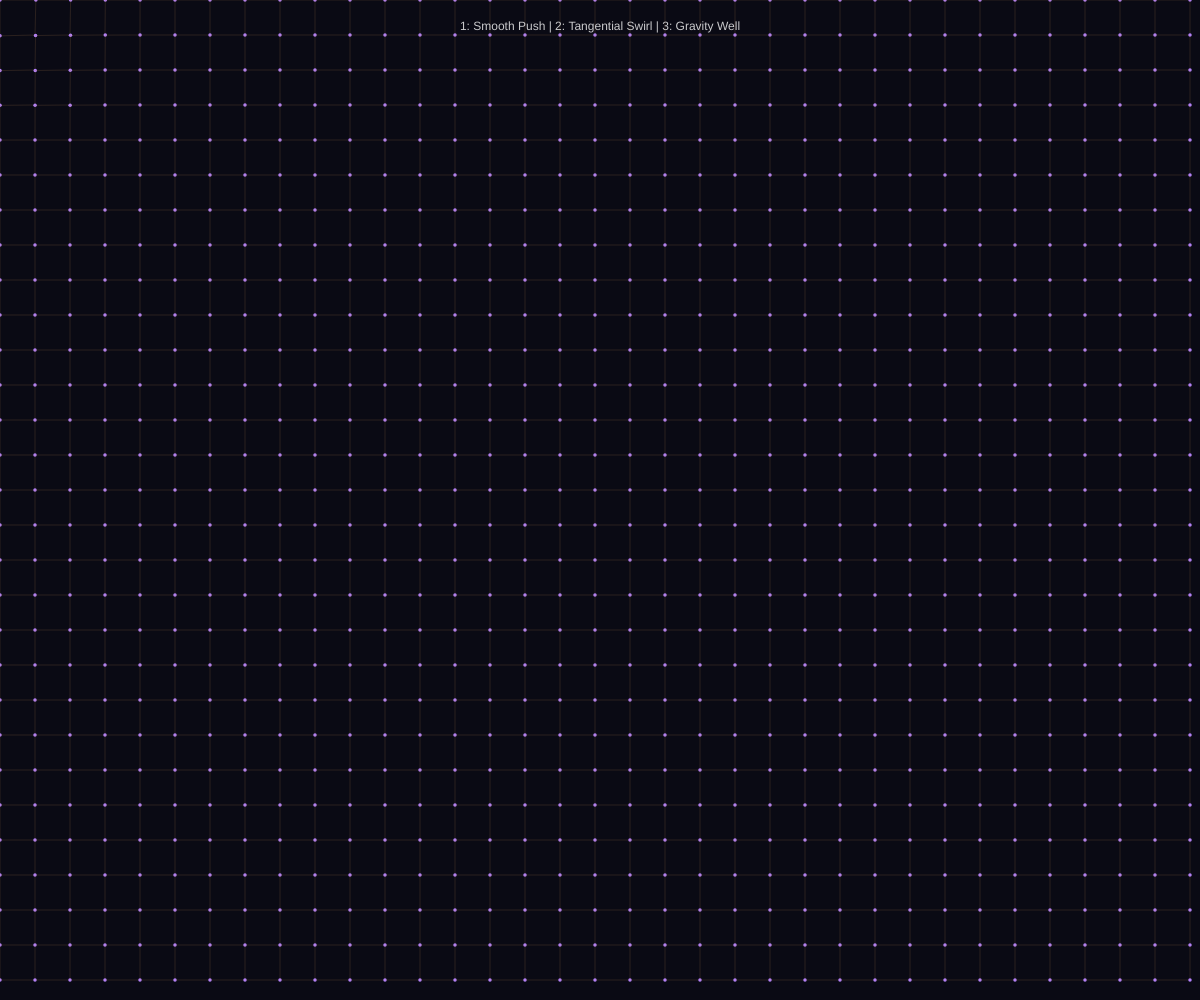
Frame 1 (no input)
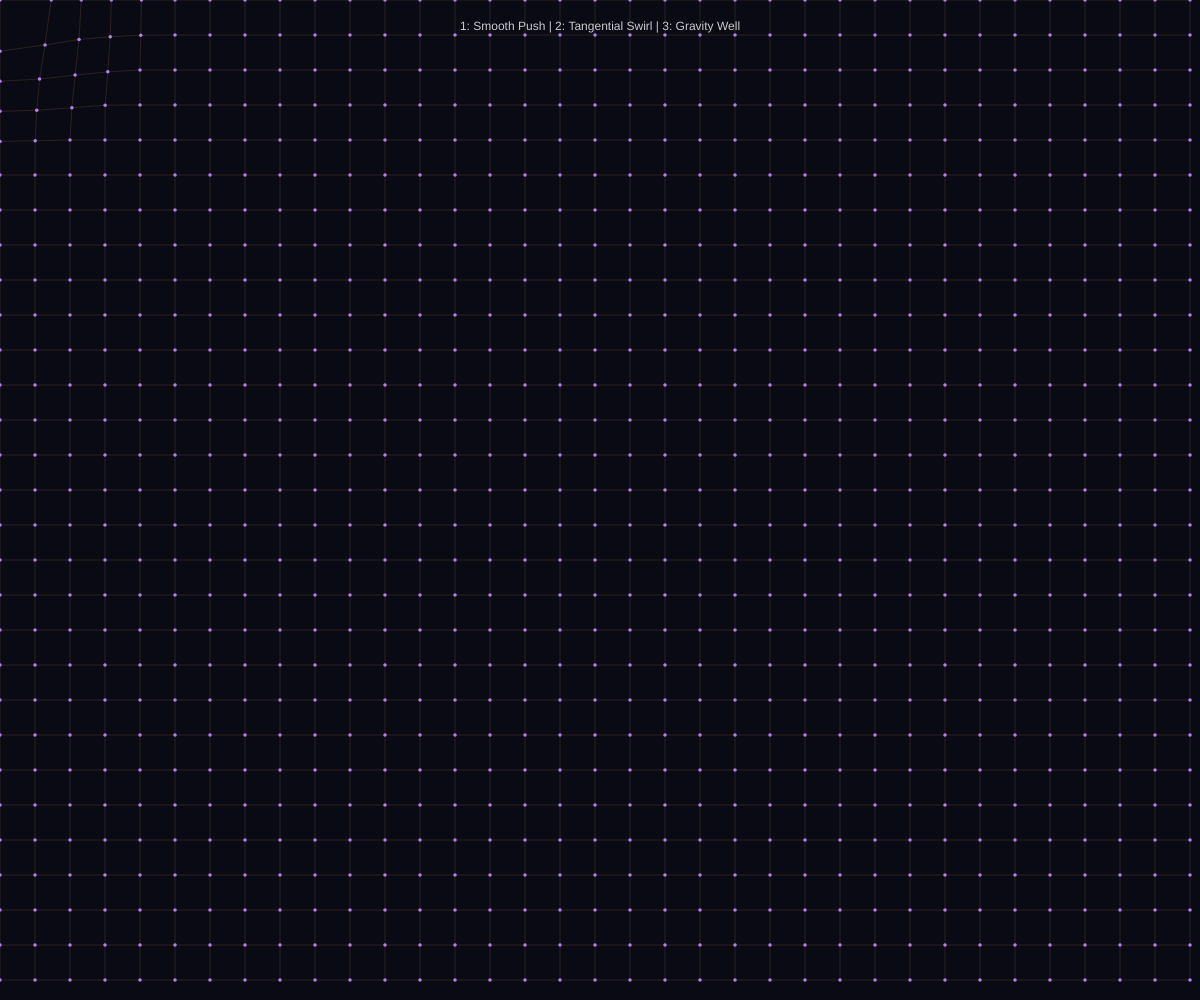
Frame 60 (no input)
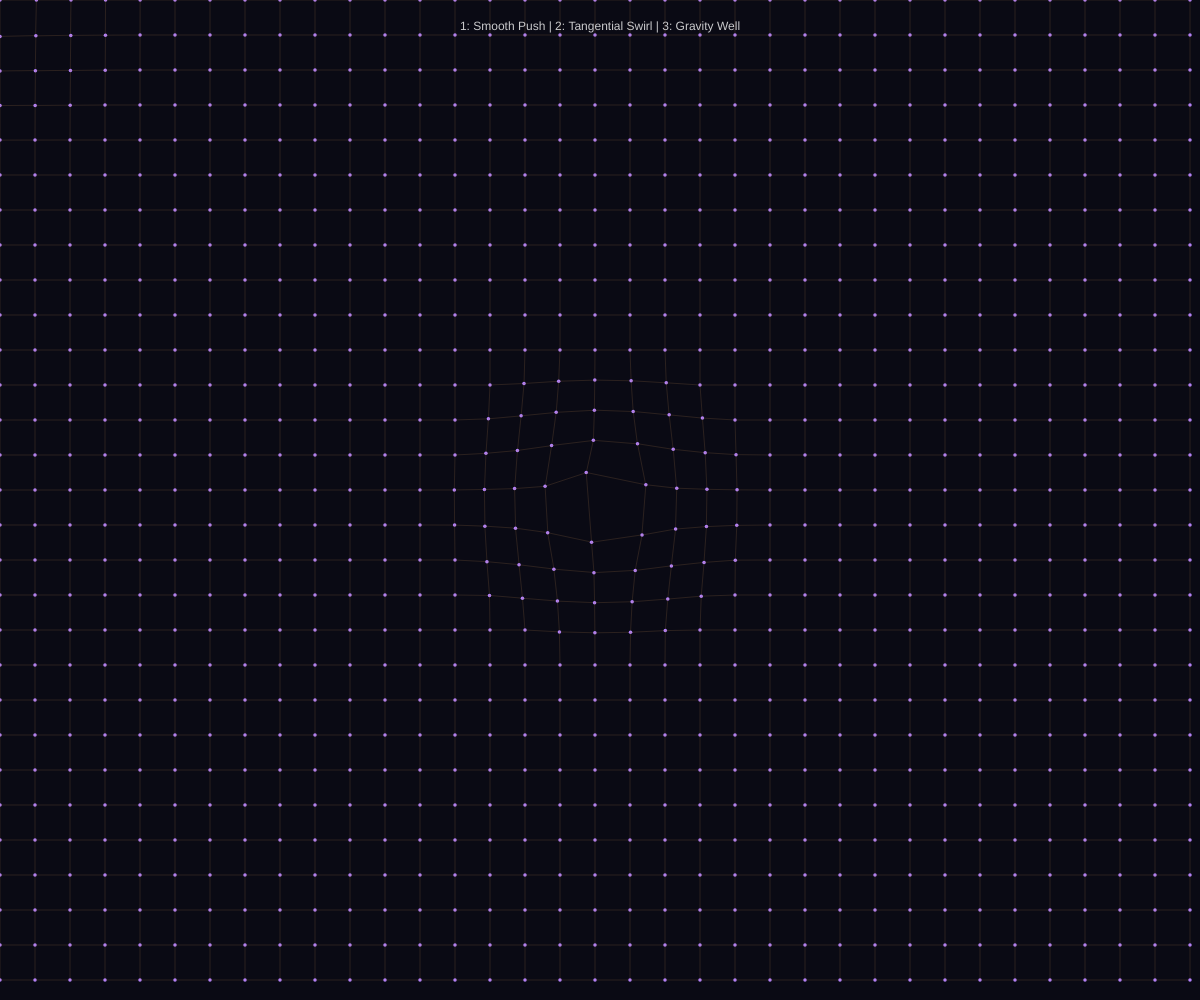
Frame 120 (the mouse pressed at the canvas centre since frame 60)

The p5.js sketch that drew these frames (run headless with seeded random() and noise() and a simulated clock; from frame 60 on, the mouse is pressed at the canvas centre):

// p5.js sketch
// ── sketch.js
// Experiment 2: Mouse Disturber with 3 variations
// 1: Smooth Push – particles move away from mouse
// 2: Tangential Swirl – particles orbit around mouse
// 3: Gravity Well – particles pull toward mouse
// Press 1,2,3 to switch modes

let particles = [];     // array to hold all particle objects
let gridGap = 35;       // distance between grid points (pixels)
let cols, rows;         // number of columns and rows in grid
let mode = 1;           // current behaviour mode (1,2,3)
let bgColor, particleColor, lineColor; // colour variables

function setup() {
  createCanvas(windowWidth, windowHeight);
  // dark blue-black background
  bgColor = color(10, 10, 20);
  // purple for particles
  particleColor = color(180, 130, 255);
  // semi-transparent purple for connecting lines
  lineColor = color(180, 130, 80, 50);
  initGrid();
}

// create the grid of particles
function initGrid() {
  particles = [];
  cols = floor(width / gridGap);
  rows = floor(height / gridGap);
  // loop through each row and column
  for (let y = 0; y <= rows; y++) {
    for (let x = 0; x <= cols; x++) {
      // each particle gets its original position at grid intersection
      particles.push(new Particle(x * gridGap, y * gridGap));
    }
  }
}

function draw() {
  background(bgColor);
  
  // draw each particle and the connecting lines
  for (let i = 0; i < particles.length; i++) {
    let p = particles[i];
    p.applyMouseEffect();  // apply force based on mouse position & mode
    p.update();            // update velocity and position
    p.show();              // draw the particle
    
    // draw horizontal line to neighbour to the right
    stroke(lineColor);
    strokeWeight(1);
    // check if not at last column
    if ((i + 1) % (cols + 1) !== 0 && i + 1 < particles.length) {
      line(p.pos.x, p.pos.y, particles[i + 1].pos.x, particles[i + 1].pos.y);
    }
    // draw vertical line to neighbour below
    let below = i + (cols + 1);
    if (below < particles.length) {
      line(p.pos.x, p.pos.y, particles[below].pos.x, particles[below].pos.y);
    }
  }
  
  drawUI(); // show instructions
}

// on-screen text UI
function drawUI() {
  fill(255, 200);
  noStroke();
  textAlign(CENTER);
  textSize(12);
  text("1: Smooth Push | 2: Tangential Swirl | 3: Gravity Well", width/2, 30);
}

// switch mode with number keys
function keyPressed() {
  if (key === '1') mode = 1;
  if (key === '2') mode = 2;
  if (key === '3') mode = 3;
}

// Particle class: each point in the grid
class Particle {
  constructor(x, y) {
    this.origin = createVector(x, y); // home position
    this.pos = createVector(x, y);    // current position
    this.vel = createVector(0, 0);    // velocity
  }
  
  // apply mouse force based on current mode
  applyMouseEffect() {
    let dx = this.pos.x - mouseX;
    let dy = this.pos.y - mouseY;
    let dist = sqrt(dx*dx + dy*dy);
    let maxDist = 150;   // maximum distance where mouse affects particle
    if (dist > maxDist) return;   // too far – no effect
    
    // strength: 1 at mouse centre, 0 at maxDist
    let strength = map(dist, 0, maxDist, 1, 0);
    strength = constrain(strength, 0, 1);
    
    if (mode === 1) {
      // SMOOTH PUSH: move directly away from mouse
      // direction vector = (dx, dy) normalized, then scaled
      let pushX = dx / dist * 1.2 * strength;
      let pushY = dy / dist * 1.2 * strength;
      this.vel.x += pushX;
      this.vel.y += pushY;
    }
    else if (mode === 2) {
      // TANGENTIAL SWIRL: move perpendicular to direction to mouse
      // perpendicular = (-sin(angle), cos(angle))
      let angle = atan2(dy, dx);
      let perpX = -sin(angle);
      let perpY = cos(angle);
      this.vel.x += perpX * 1.5 * strength;
      this.vel.y += perpY * 1.5 * strength;
    }
    else if (mode === 3) {
      // GRAVITY WELL: pull directly toward mouse
      // negative dx because we want to move toward mouse (reduce distance)
      let pullX = -dx * 0.04 * strength;
      let pullY = -dy * 0.04 * strength;
      this.vel.x += pullX;
      this.vel.y += pullY;
    }
  }
  
  // update physics: spring force back to origin + damping
  update() {
    // spring force pulling back to original grid position
    let toOrigin = p5.Vector.sub(this.origin, this.pos);
    toOrigin.mult(0.04);   // spring strength (gentle)
    this.vel.add(toOrigin);
    
    // damping: gradually reduce velocity to prevent wild motion
    this.vel.mult(0.94);
    
    // update position
    this.pos.add(this.vel);
  }
  
  // draw the particle as a small circle
  show() {
    noStroke();
    fill(particleColor);
    ellipse(this.pos.x, this.pos.y, 3.5, 3.5);
  }
}

// if window size changes, rebuild grid to fit new dimensions
function windowResized() {
  resizeCanvas(windowWidth, windowHeight);
  initGrid();
}
